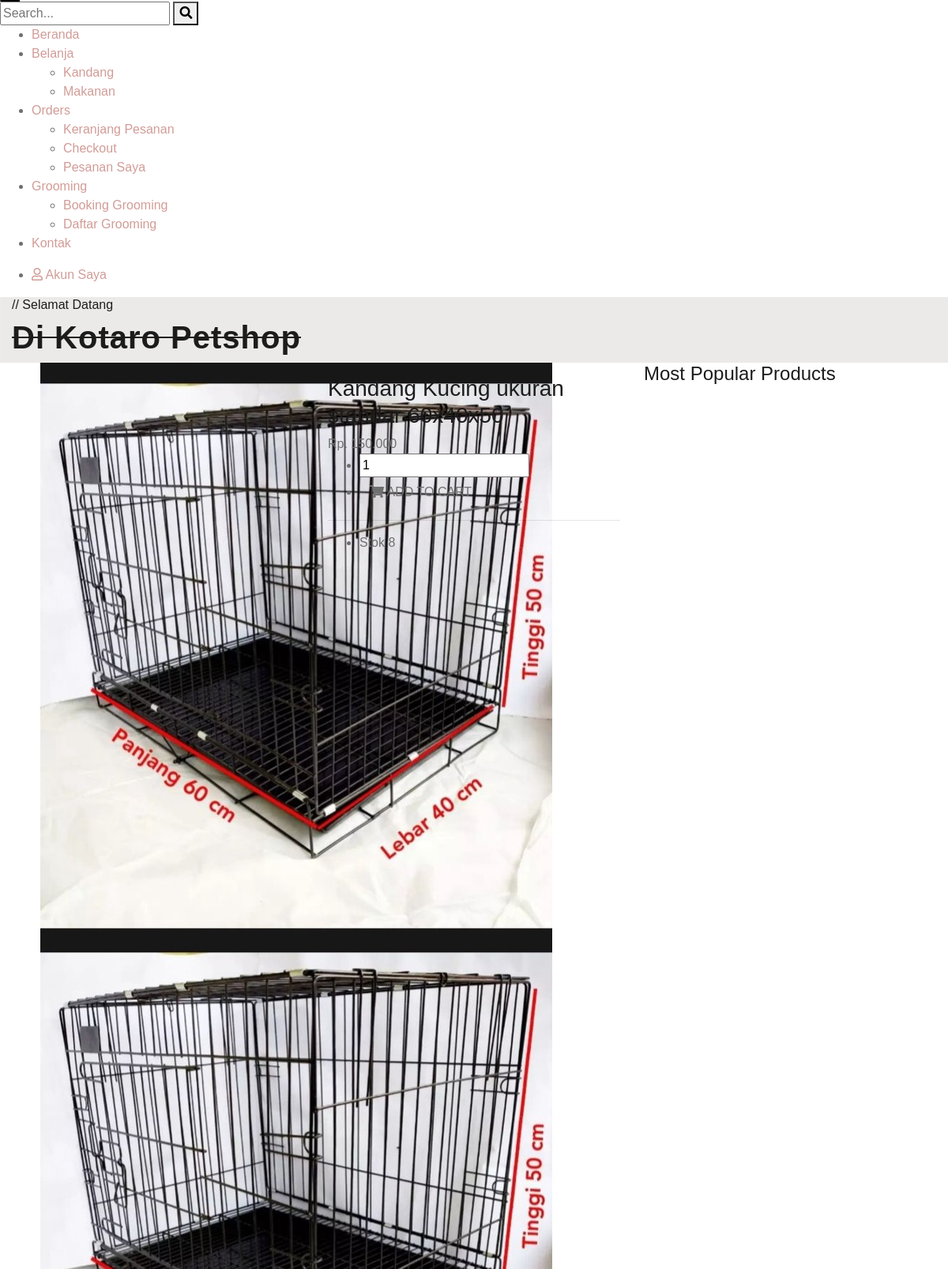
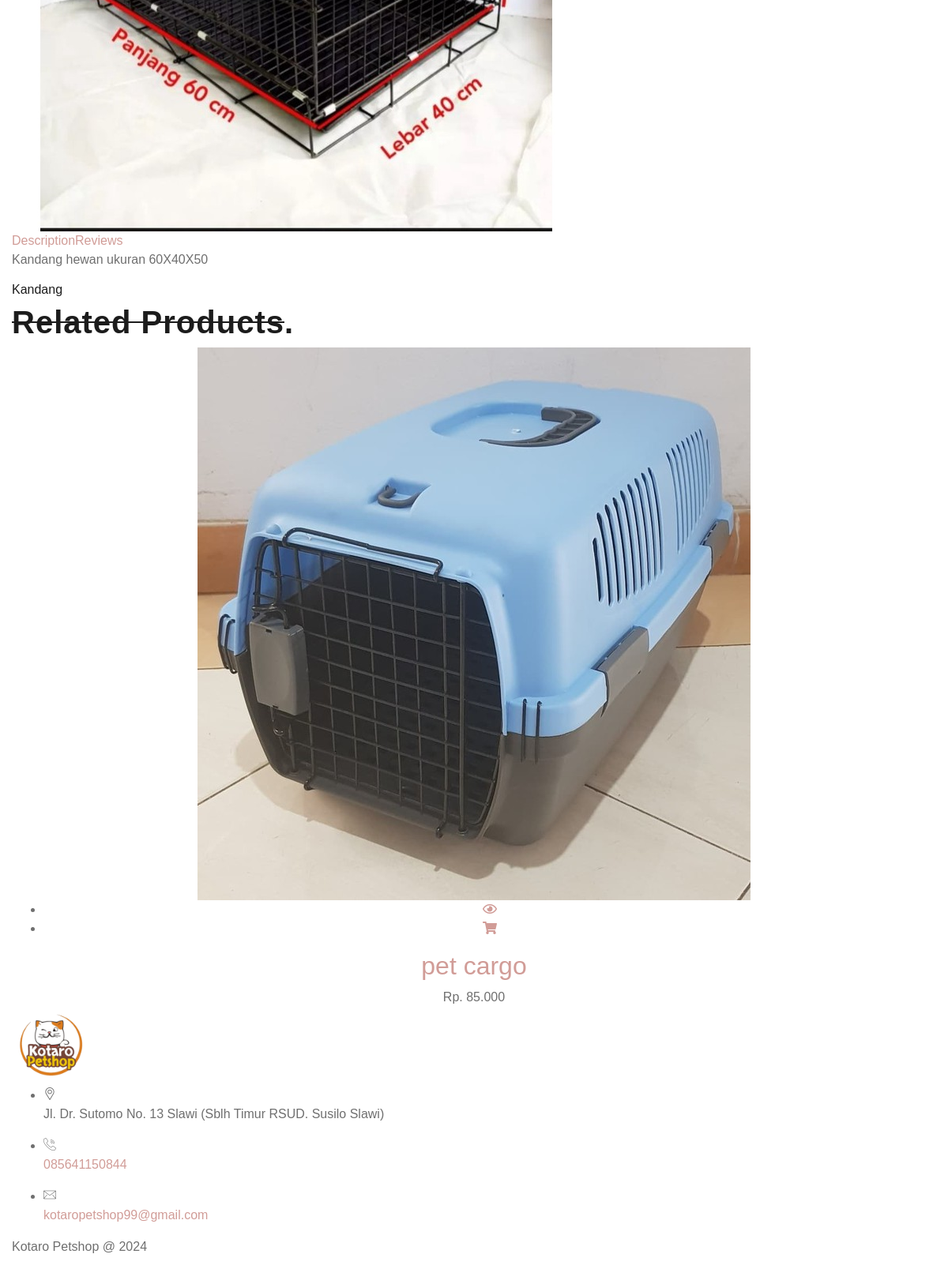
The app's page /detail/2 (lower part), older data (2 pictures, top to bottom).
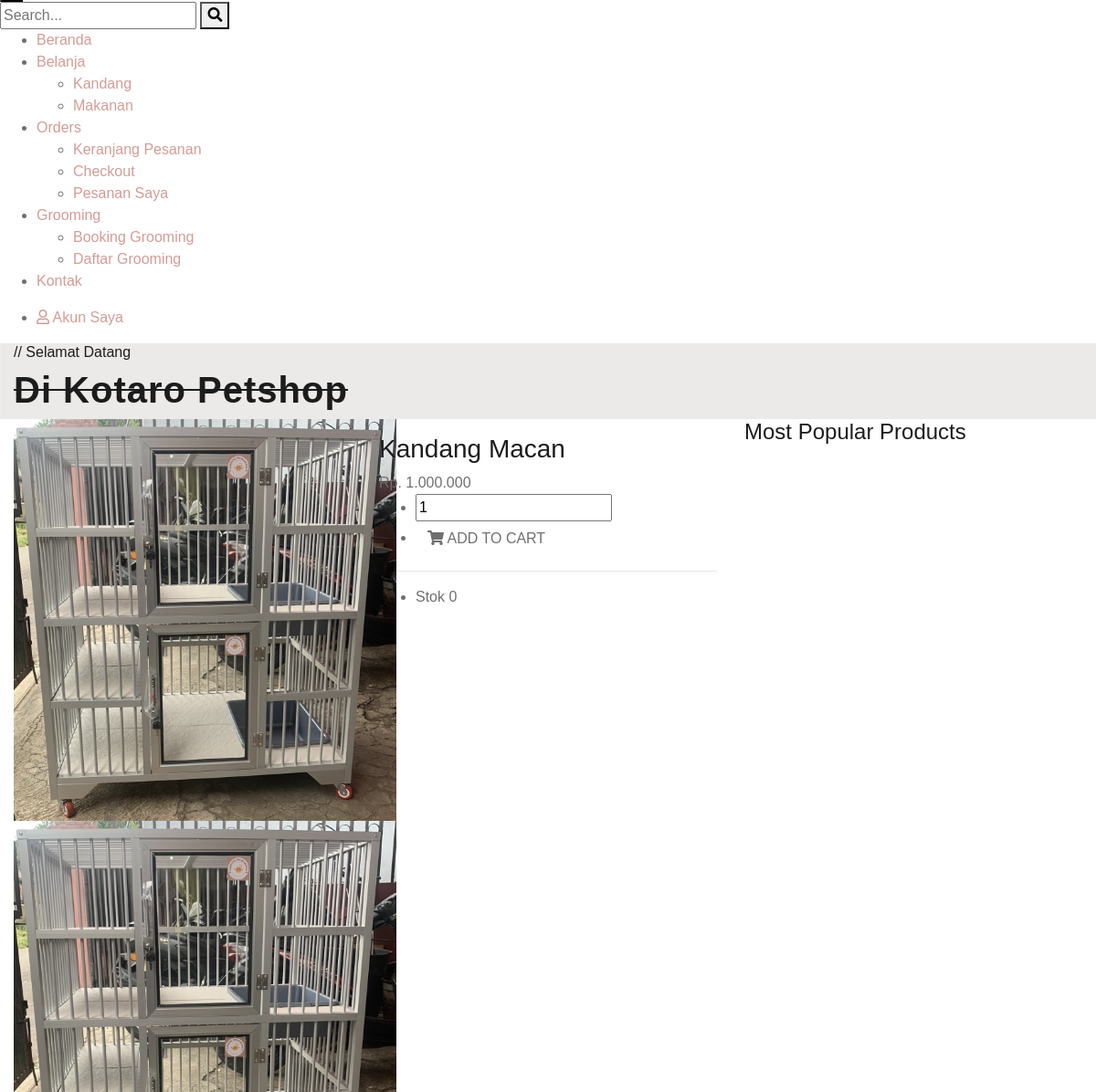
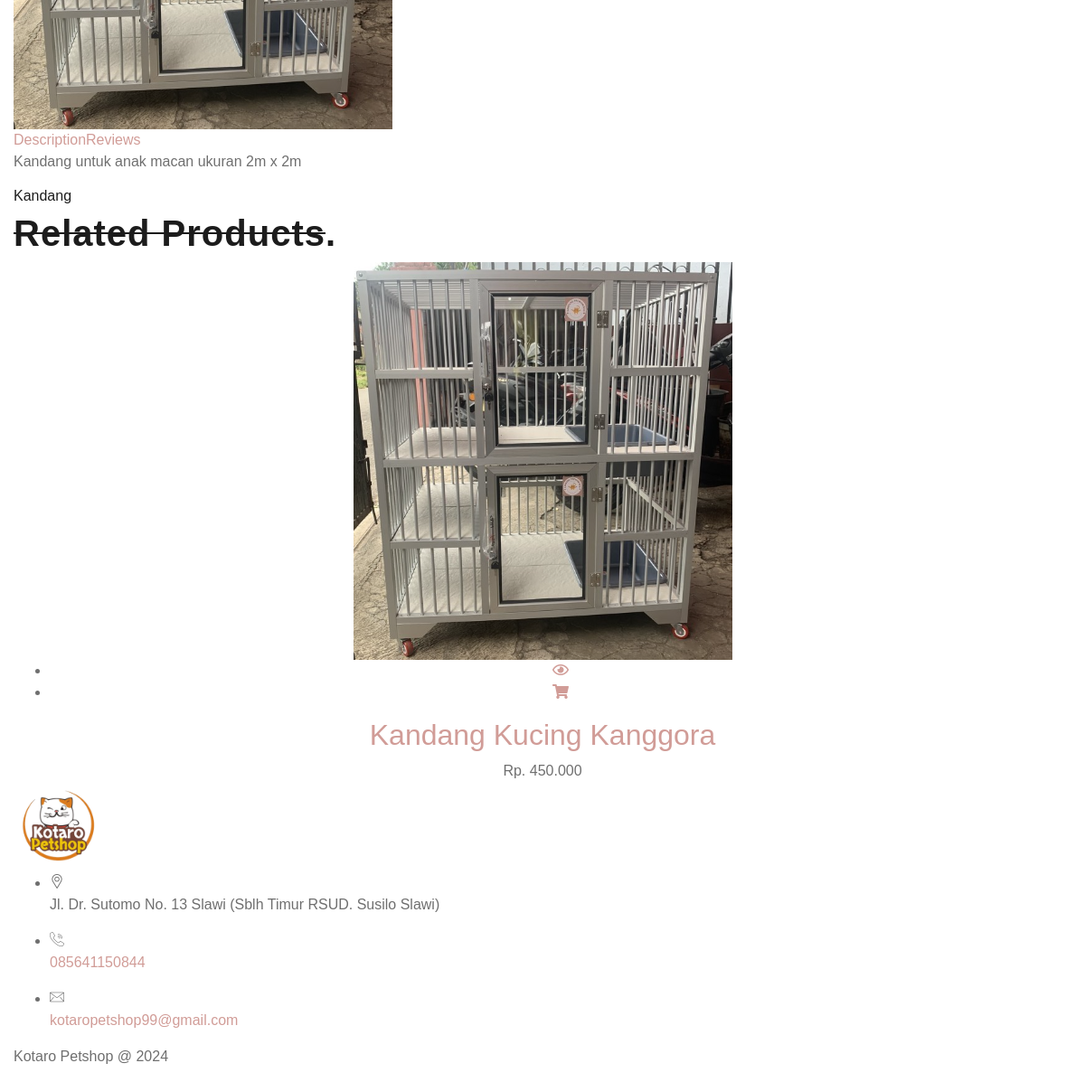
The same page, newer data (2 pictures, top to bottom).
### tables this page shows
CREATE TABLE `kategori` (
  `id` int(11) NOT NULL,
  `kategori` varchar(100) NOT NULL,
  `createdAt` timestamp NOT NULL DEFAULT current_timestamp(),
  `updatedAt` timestamp NULL DEFAULT NULL ON UPDATE current_timestamp()
);

CREATE TABLE `gambar` (
  `id` int(11) NOT NULL,
  `idBarang` int(11) NOT NULL,
  `gambar` text NOT NULL,
  `createdAt` timestamp NOT NULL DEFAULT current_timestamp(),
  `updatedAt` timestamp NULL DEFAULT NULL ON UPDATE current_timestamp()
);

CREATE TABLE `barang` (
  `id` int(11) NOT NULL,
  `kategori_id` int(11) NOT NULL,
  `nama_barang` varchar(100) NOT NULL,
  `deskripsi` text DEFAULT NULL,
  `harga` int(11) NOT NULL,
  `stok` int(7) NOT NULL DEFAULT 0,
  `createdAt` timestamp NOT NULL DEFAULT current_timestamp(),
  `updatedAt` timestamp NULL DEFAULT NULL ON UPDATE current_timestamp()
);

### application/controllers/Frontend.php (called while the page is built, shortened)
<?php
class Frontend extends CI_Controller
{
    public function __construct()
    {
        $this->load->model('M_Front', 'front');
        $this->kategori = $this->front->getKategori();
    }
    public function detail($id)
    {
        $product = $this->front->getProduct([
            'barang.id' => $id
        ]);
        $this->db->where('id', $product->kategori_id);
        $kategori = $this->db->get('kategori')->row();
        $gambar = $this->front->getGambar([
            'idBarang' => $id
        ]);
        $review = $this->front->getReview([
            'review.idBarang' => $id
        ]);
        $rating = $this->front->getRating([
            'idBarang' => $id
        ]);
        $rating = [
            'rating' => round($rating->rating, 1),
            'total'  => $rating->total
        ];
        $productRandom = $this->front->getProductRandom([
            'id <>'       => $id,
            'kategori_id' => $kategori->id
        ], 8);
        $data = [
            'title'             => 'Shop Detail | Pet Shop',
            'page'              => 'frontend/detail',
            'kategori'          => $this->front->getKategori(),
            'kategori_sekarang' => $kategori,
            'product'           => $product,
            'gambar'            => $gambar,
            'products'          => $productRandom,
            'productsPopuler'   => $this->front->getPopularProducts(),
            'review'            => $review,
            'rating'            => $rating
        ];
        $this->load->view('frontend/index', $data);
    }
}

### index.php (called while the page is built, shortened)
<?php
require_once BASEPATH . 'core/CodeIgniter.php';

### application/models/M_Front.php (called while the page is built, shortened)
<?php
class M_Front extends CI_Model
{
	public function getKategori()
	{
		$this->db->order_by('kategori', 'asc');
		return $this->db->get('kategori')->result();
	}
	public function getPopularProducts()
	{
		$this->db->select('SUM(keranjang.total) as total, barang.id, barang.nama_barang, barang.harga, barang.stok');
		$this->db->join('barang', 'barang.id = keranjang.idBarang', 'inner');
		$this->db->group_by('keranjang.idBarang');
		$this->db->order_by('total', 'desc');
		return $this->db->get('keranjang', 8)->result();
	}
	public function getProduct($where)
	{
		$this->db->where($where);
		return $this->db->get('barang')->row();
	}
	public function getGambar($where)
	{
		$this->db->where($where);
		$this->db->order_by('createdAt', 'desc');
		return $this->db->get('gambar')->result();
	}
	public function getProductRandom($where = null, $jumlah = 6)
	{
		if ($where) {
			$this->db->where($where);
		}
		$this->db->order_by('nama_barang', 'RANDOM');
		return $this->db->get('barang', $jumlah)->result();
	}
	public function getReview($where)
	{
		$this->db->select('review.*, user.name, user.image');
		$this->db->join('user', 'user.id = review.idUser', 'inner');
		$this->db->where($where);
		$this->db->order_by('review.createdAt', 'desc');
		return $this->db->get('review')->result();
	}
	public function getRating($where)
	{
		$this->db->select('AVG(rating) as rating, COUNT(id) as total');
		$this->db->where($where);
		return $this->db->get('review')->row();
	}
}

### application/helpers/menu_helper.php (called while the page is built, shortened)
<?php
function gambar($idBarang)
{
	$CI = &get_instance();
	$CI->db->where('idBarang', $idBarang);
	$CI->db->order_by('gambar', 'RANDOM');
	$data = $CI->db->get('gambar')->row();
	if ($data) {
		return $data->gambar;
	} else {
		return '';
	}
}

### application/views/frontend/detail.php (the view, shortened to what this page needs)
<div class="ltn__shop-details-area pb-85">
	<div class="container">
		<div class="row">
			<div class="col-lg-8 col-md-12">
				<div class="ltn__shop-details-inner mb-60">
					<div class="row">
						<div class="col-md-6">
							<div class="ltn__shop-details-img-gallery">
								<div class="ltn__shop-details-large-img">
									<?php foreach ($gambar as $i => $g) : ?>
										<div class="single-large-img">
											<a href="<?= base_url('upload/gambar/' . $g->gambar); ?>" data-rel="lightcase:myCollection">
												<img src="<?= base_url('upload/gambar/' . $g->gambar); ?>" alt="<?= $product->nama_barang; ?>">
											</a>
										</div>
									<?php endforeach; ?>
								</div>
								<div class="ltn__shop-details-small-img slick-arrow-2">
									<?php foreach ($gambar as $i => $g) : ?>
										<div class="single-small-img">
											<img src="<?= base_url('upload/gambar/' . $g->gambar); ?>" alt="<?= $product->nama_barang; ?>">
										</div>
									<?php endforeach; ?>
								</div>
							</div>
						</div>
						<div class="col-md-6">
							<div class="modal-product-info shop-details-info pl-0">
								<h3><?= $product->nama_barang; ?></h3>
								<div class="product-price">
									<span><?= 'Rp. ' . number_format($product->harga, 0, ',', '.'); ?></span>
								</div>
								<div class="ltn__product-details-menu-2">
									<ul>
										<li>
											<div class="cart-plus-minus">
												<input type="text" value="1" name="qtybutton" class="cart-plus-minus-box" id="qty">
											</div>
										</li>
										<li>
											<a href="#" class="theme-btn-1 btn btn-effect-1" title="Add to Cart" data-toggle="modal" onclick="addToCart(`<?= $product->id; ?>`, <?= $product->stok; ?>, 'cek')">
												<i class="fas fa-shopping-cart"></i>
												<span>ADD TO CART</span>
											</a>
										</li>
									</ul>
								</div>
								<hr>
								<div class="ltn__social-media">
									<ul>
										<li>Stok <?= $product->stok; ?></li>
									</ul>
								</div>
							</div>
						</div>
					</div>
				</div>
				<div class="ltn__shop-details-tab-inner ltn__shop-details-tab-inner-2">
					<div class="ltn__shop-details-tab-menu">
						<div class="nav">
							<a class="active show" data-toggle="tab" href="#liton_tab_details_1_1">Description</a>
							<a data-toggle="tab" href="#liton_tab_details_1_2" class="">Reviews</a>
						</div>
					</div>
					<div class="tab-content">
						<div class="tab-pane fade active show" id="liton_tab_details_1_1">
							<div class="ltn__shop-details-tab-content-inner">
								<p><?= $product->deskripsi; ?></p>
							</div>
						</div>
					</div>
				</div>
			</div>
			<div class="col-lg-4">
				<aside class="sidebar ltn__shop-sidebar ltn__right-sidebar">
					<div class="widget ltn__top-rated-product-widget">
						<h4 class="ltn__widget-title ltn__widget-title-border">Most Popular Products</h4>
					</div>
				</aside>
			</div>
		</div>
	</div>
</div>
<div class="ltn__product-slider-area ltn__product-gutter pb-70">
	<div class="container">
		<div class="row">
			<div class="col-lg-12">
				<div class="section-title-area ltn__section-title-2">
					<h6 class="section-subtitle ltn__secondary-color"><?= $kategori_sekarang->kategori; ?></h6>
					<h1 class="section-title">Related Products<span>.</span></h1>
				</div>
			</div>
		</div>
		<div class="row ltn__related-product-slider-one-active slick-arrow-1">
			<?php foreach ($products as $prod) : ?>
				<div class="col-lg-12">
					<div class="ltn__product-item ltn__product-item-3 text-center">
						<div class="product-img">
							<a href="<?= base_url('detail/' . $prod->id); ?>"><img src="<?= base_url('upload/gambar/' . gambar($prod->id)); ?>" alt="<?= $prod->nama_barang; ?>"></a>
							<div class="product-hover-action">
								<ul>
									<li>
										<a href="#" title="Quick View" data-toggle="modal" data-target="<?= '#quick_view_modal_' . $prod->id; ?>">
											<i class="far fa-eye"></i>
										</a>
									</li>
									<?php if ($prod->stok > 0) : ?>
										<li>
											<a href="#" title="Add to Cart" data-toggle="modal" data-target="#add_to_cart_modal">
												<i class="fas fa-shopping-cart"></i>
											</a>
										</li>
									<?php endif; ?>
								</ul>
							</div>
						</div>
						<div class="product-info">
							<h2 class="product-title"><a href="<?= base_url('detail/' . $prod->id); ?>"><?= $prod->nama_barang; ?></a></h2>
							<div class="product-price">
								<span><?= 'Rp. ' . number_format($prod->harga, 0, ',', '.'); ?></span>
							</div>
						</div>
					</div>
				</div>
			<?php endforeach; ?>
		</div>
	</div>
</div>

### application/views/frontend/index.php (shortened to what this page needs)
<!doctype html>
<html lang="en">
<head>
    <link rel="stylesheet" href="<?= base_url(); ?>assets/user/css/font-icons.css">
    <link rel="stylesheet" href="<?= base_url(); ?>assets/user/css/plugins.css">
    <link rel="stylesheet" href="<?= base_url(); ?>assets/user/css/style.css">
    <link rel="stylesheet" href="<?= base_url(); ?>assets/user/css/responsive.css">
    <link rel="stylesheet" href="<?= base_url(); ?>assets/plugins/toastr/toastr.min.css">
</head>
<body>
    <div class="wrapper">
        <?php $this->load->view('frontend/nav_mobile'); ?>
        <div class="ltn__breadcrumb-area ltn__breadcrumb-area-2 ltn__breadcrumb-color-white bg-overlay-theme-black-90 bg-image plr--9---" data-bg="<?= base_url(); ?>assets/image/banner.jpg">
            <div class="container">
                <div class="row">
                    <div class="col-lg-12">
                        <div class="ltn__breadcrumb-inner ltn__breadcrumb-inner-2 justify-content-between">
                            <div class="section-title-area ltn__section-title-2">
                                <h6 class="section-subtitle ltn__secondary-color">// Selamat Datang</h6>
                                <h1 class="section-title white-color">Di Kotaro Petshop</h1>
                            </div>
                        </div>
                    </div>
                </div>
            </div>
        </div>
        <?php $this->load->view($page); ?>
        <footer class="ltn__footer-area  ">
            <div class="footer-top-area  section-bg-1 plr--5">
                <div class="container">
                    <div class="row">
                        <div class="col-md-6">
                            <div class="footer-widget footer-about-widget">
                                <div class="footer-logo">
                                    <div class="site-logo">
                                        <img src="<?= base_url('assets/logo/logo.png'); ?>" class="img-fluid" width="100" alt="Logo">
                                    </div>
                                </div>
                                <div class="footer-address">
                                    <ul>
                                        <li>
                                            <div class="footer-address-icon">
                                                <i class="icon-placeholder"></i>
                                            </div>
                                            <div class="footer-address-info">
                                                <p>Jl. Dr. Sutomo No. 13 Slawi
                                                    (Sblh Timur RSUD. Susilo Slawi)
                                                </p>
                                            </div>
                                        </li>
                                        <li>
                                            <div class="footer-address-icon">
                                                <i class="icon-call"></i>
                                            </div>
                                            <div class="footer-address-info">
                                                <p><a href="https://wa.me/6285641150844">085641150844</a></p>
                                            </div>
                                        </li>
                                        <li>
                                            <div class="footer-address-icon">
                                                <i class="icon-mail"></i>
                                            </div>
                                            <div class="footer-address-info">
                                                <p><a href="mailto:kotaropetshop99@gmail.com">kotaropetshop99@gmail.com</a></p>
                                            </div>
                                        </li>
                                    </ul>
                                </div>
                            </div>
                        </div>
                    </div>
                </div>
            </div>
            <div class="ltn__copyright-area ltn__copyright-2 section-bg-2  ltn__border-top-2--- plr--5">
                <div class="container-fluid">
                    <div class="row">
                        <div class="col-md-6 col-12">
                            <div class="ltn__copyright-design clearfix">
                                <p>Kotaro Petshop @ <span class="current-year"></span></p>
                            </div>
                        </div>
                    </div>
                </div>
            </div>
        </footer>
    </div>
</body>
</html>

### application/views/frontend/nav_mobile.php (shortened to what this page needs)
<div id="ltn__utilize-mobile-menu" class="ltn__utilize ltn__utilize-mobile-menu">
    <div class="ltn__utilize-menu-inner ltn__scrollbar">
        <div class="ltn__utilize-menu-search-form">
            <form action="#">
                <input type="text" placeholder="Search...">
                <button><i class="fas fa-search"></i></button>
            </form>
        </div>
        <div class="ltn__utilize-menu">
            <ul>
                <li><a href="<?= base_url('home'); ?>">Beranda</a></li>
                <li><a href="#">Belanja</a>
                    <ul class="sub-menu">
                        <?php foreach ($this->kategori as $kat) : ?>
                            <li><a href="<?= base_url('shop/') . $kat->id; ?>"><?= $kat->kategori; ?></a></li>
                        <?php endforeach; ?>
                    </ul>
                </li>
                <li><a href="#">Orders</a>
                    <ul class="sub-menu">
                        <li><a href="<?= base_url('cart'); ?>">Keranjang Pesanan</a></li>
                        <li><a href="javascript:void(0)">Checkout</a></li>
                        <li><a href="<?= base_url('orders'); ?>">Pesanan Saya</a></li>
                    </ul>
                </li>
                <li><a href="#">Grooming</a>
                    <ul class="sub-menu">
                        <li><a href="<?= base_url('grooming/order'); ?>">Booking Grooming</a></li>
                        <li><a href="<?= base_url('grooming/list'); ?>">Daftar Grooming</a></li>
                    </ul>
                </li>
                <li><a href="<?= base_url('contact'); ?>">Kontak</a></li>
            </ul>
        </div>
        <div class="ltn__utilize-buttons ltn__utilize-buttons-2">
            <ul>
                <li>
                    <a href="<?= base_url('profile'); ?>" title="My Account">
                        <span class="utilize-btn-icon">
                            <i class="far fa-user"></i>
                        </span>
                        Akun Saya
                    </a>
                </li>
            </ul>
        </div>
    </div>
</div>

### assets/user/css/responsive.css (style rules this page uses)
@media (min-width: 1200px) { .container { max-width: 1200px; } }

Row changes from the older to the newer data that the page shows:
removed gambar: gambar (picture)
removed barang: id.gambar (picture), stok 10 (drawn), nama_barang "pet cargo", harga "85.000"
added gambar: gambar (picture)
changed barang: nama_barang "Kandang Kucing ukuran standar 60x40x50" → "Kandang Macan"; harga "150.000" → "1.000.000"; stok "8" → "0"; deskripsi "Kandang hewan ukuran 60X40X50" → "Kandang untuk anak macan ukuran 2m x 2m"
added barang: id.gambar (picture), stok 17 (drawn), nama_barang "Kandang Kucing Kanggora", harga "450.000"
